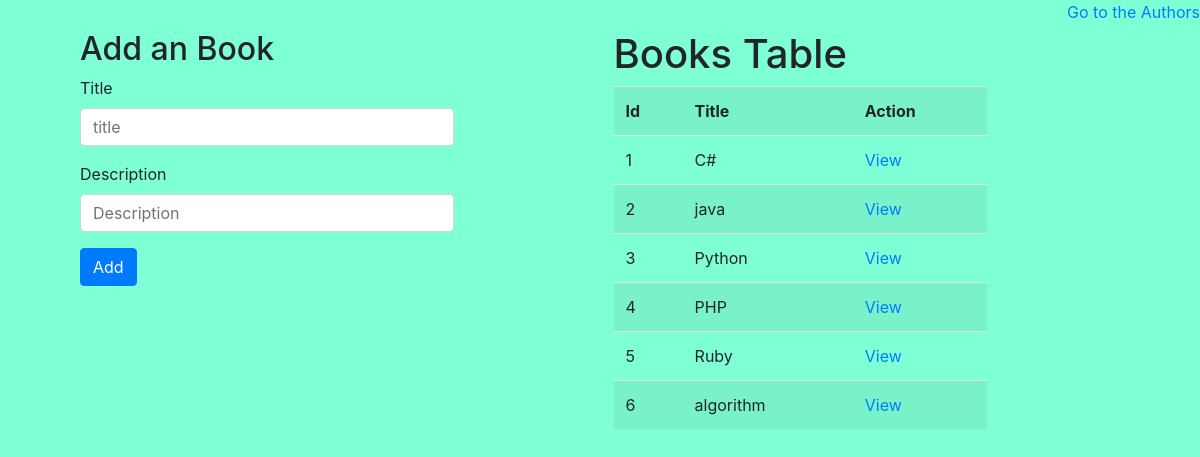
Screenshot of /gobook with the database file from the repository.
### books_authors_app/models.py (models this page shows)
class Book(models.Model):
    title = models.CharField(max_length=255)
    desc = models.TextField(max_length=500)
    author = models.ManyToManyField(Author, related_name="books")
    created_at = models.DateTimeField(auto_now_add=True)
    updated_at = models.DateTimeField(auto_now=True)

### books_authors_app/views.py (the view)
# urls.py: path('gobook', views.book_page),
def book_page(request):
    context = {
        'author': Author.objects.all(),
        'book': Book.objects.all()
    }
    return render(request, 'add_book.html', context)

### books_authors_app/templates/add_book.html (shortened to what this page needs)
<!DOCTYPE html>
<html lang="en">
<head>
    <link rel="stylesheet" href="https://maxcdn.bootstrapcdn.com/bootstrap/4.0.0/css/bootstrap.min.css">
</head>
<body>
    <article>
        <section>
            <h2>Add an Book</h2>
            <form action="book" method="POST">
                <div class="form-group">
                    <label for="exampleFormControlInput1">Title</label>
                    <input type="text" class="form-control" name="title" id="exampleFormControlInput1" placeholder="title">
                </div>
                <div class="form-group">
                    <label for="exampleFormControlInput1">Description</label>
                    <input type="text" class="form-control" name="desc" id="exampleFormControlInput1" placeholder="Description">
                </div>
                <button type="submit" class="btn btn-primary">Add</button>
            </form>
        </section>
        <section>
            <h1>Books Table</h1>
            <table class="table table-striped">
                <tr>
                    <th scope="col">Id</th>
                    <th scope="col">Title</th>
                    <th scope="col">Action</th>
                </tr>
                {% for x in book %}
                <tr>
                    <td> {{ x.id }} </td>
                    <td> {{ x.title }}</td>
                    <td> <a href="/book/{{ x.id }}">View</a> </td>
                </tr>
                {% endfor %}
            </table>
        </section>
        <a href="/">Go to the Authors</a>
    </article>
</body>
</html>

### books_authors_app/templates/add_book.html (style rules this page uses)
article { display: flex; }
section { flex: 1; padding: 30px 80px; }
body { background-color: aquamarine; }

### rows the page displays
Book: id "1", title "C#"
Book: id "2", title "java"
Book: id "3", title "Python"
Book: id "4", title "PHP"
Book: id "5", title "Ruby"
Book: id "6", title "algorithm"
